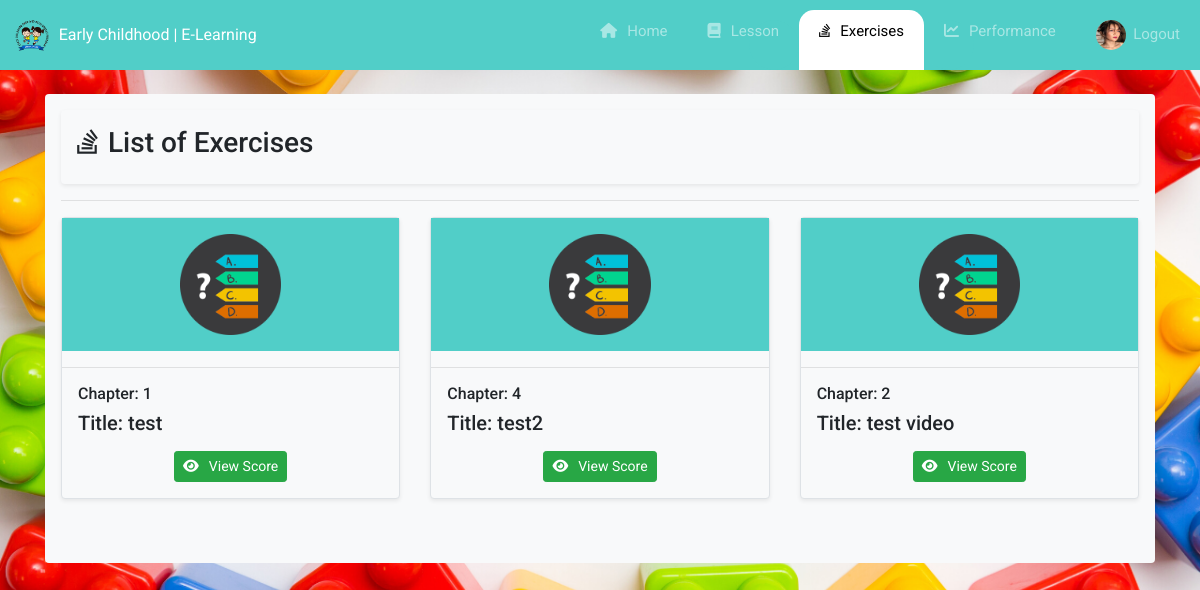
Page /homequiz.php (signed in) on the committed database.
### tables this page shows
CREATE TABLE `lessontbl` (
  `lessonid` int(11) NOT NULL,
  `lessonChapter` varchar(125) NOT NULL,
  `lessonTitle` longtext NOT NULL,
  `fileLoc` longtext NOT NULL,
  `category` varchar(25) NOT NULL,
  `dateCreated` timestamp NOT NULL DEFAULT current_timestamp()
);

### homequiz.php (the view, shortened to what this page needs)
<?php
    require 'homeheader.php';
    $studid = $_SESSION['studid'];
?>
    <main>
        <div class="container"><br>
        <div class="bg-light p-3 rounded">
            <div class="bg-light p-3 shadow-sm rounded">
                <h3><i class="fa-brands fa-stack-overflow"></i>List of Exercises</h3>
            </div><hr>
            <div class="row justify-content-center">
                <?php
                    $sikwel = "SELECT DISTINCT(LessonID) as distlesid FROM tblexercise;";
                    $res = mysqli_query($conn, $sikwel);
                    if(mysqli_num_rows($res) > 0){
                        while($row = mysqli_fetch_assoc($res)){
                            $lessonid = $row['distlesid'];
                            $sql = "SELECT * FROM lessontbl WHERE lessonid = '$lessonid' ORDER BY dateCreated DESC;";
                            $res1 = mysqli_query($conn, $sql);
                            $score = 'false';
                            $qls = "SELECT * FROM tblscore WHERE LessonID = '$lessonid' AND StudentID = '$studid';";
                            $qlsres = mysqli_query($conn, $qls);
                            if(mysqli_num_rows($qlsres) > 0){
                                $score = 'true';
                            }
                            if(mysqli_num_rows($res1) > 0){
                                while($row = mysqli_fetch_assoc($res1)){
                                    echo '<div class="col-md">
                                    <div class="border rounded shadow-sm bg-light bg-lesson">
                                        <center><div style="background-color:#51cec8;"><img src="img/quizlog.png" class="mb-3 mt-3" style="height:30%;width:30%;" alt="logo"></div></center><hr>
                                        <h6 class="mx-3 mt-2">Chapter: '.$row['lessonChapter'].'</h6>
                                        <h5 class="mx-3">Title: '.$row['lessonTitle'].'</h5>';
                                    if($score == 'true'){
                                        echo '<center><a href="hometake.php?lessonid='.$row['lessonid'].'&studid='.$_SESSION['studid'].'&chapter='.$row['lessonChapter'].'&title='.$row['lessonTitle'].'&category='.$row['category'].'&dir='.$row['fileLoc'].'&score=true" class="mt-2 mb-3 btn btn-sm btn-success"><i class="fa fa-eye"></i>View Score </a>
                                        </center>
                                    </div>
                                </div>';
                                    }
                                }
                            }
                        }
                    }
                ?>
            </div><br><br>
            </div><br><br>
        </div>
    </main>
<?php
    require 'homefooter.php';
?>

### indexxx.css (style rules this page uses)
body { font-family: 'Roboto', sans-serif; }
* { margin: 0; padding: 0; }
i { margin-right: 10px; }

### homequiz.php (style rules this page uses)
body { background-image: url("images/ggg.png"); background-position: center; background-repeat: no-repeat; background-size: cover; }

### rows in the picture
lessontbl: lessonChapter "1", lessonTitle "test"
lessontbl: lessonChapter "4", lessonTitle "test2"
lessontbl: lessonChapter "2", lessonTitle "test video"
